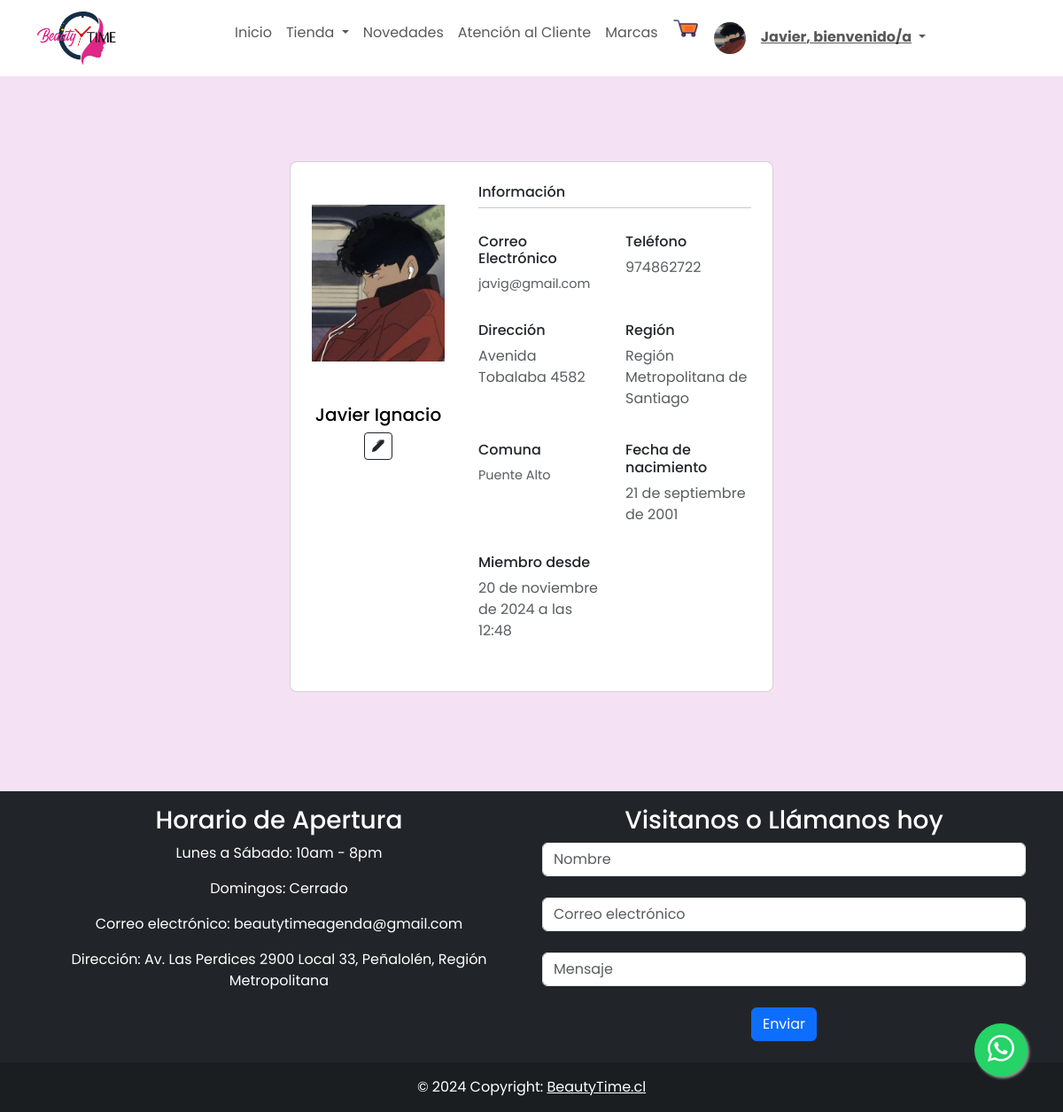
The app's page /paginas/perfil (signed in) with its own data.
### core/models.py (models this page shows, shortened)
class User(AbstractUser):
    CLIENTE = 'Cliente'
    ADMINISTRADOR = 'Administrador'
    TIPO_USUARIO = [
        (CLIENTE, 'Cliente'),
        (ADMINISTRADOR, 'Administrador'),
    ]
    picture = models.ImageField(default = 'users/profile_default.png', upload_to='media/users/')
    direccion = models.CharField(max_length=60, null=True, blank =True)
    region = models.CharField(max_length=200, choices=REGIONES, default=REGIONES[0][0])
    comuna = models.CharField(max_length=200, choices=COMUNAS, default=COMUNAS[0][0])
    telefono = models.CharField(max_length=9, null=True, validators=[MinLengthValidator(9)])
    fecha_nac = models.DateField(null=True)
    tipo_user = models.CharField(max_length=60, choices=TIPO_USUARIO, default=CLIENTE, null=True, blank=True )

### core/views.py (the view)
# urls.py: path("paginas/perfil", views.perfil, name="perfil"),
@login_required
def perfil(request):
    form = editarPerfilForm()
    context = {"form": form}
    return render(request, "registration/perfil.html", context)

### core/cart.py (called while the page is built, shortened)
  def __iter__(self):
    cart = copy.deepcopy(self.cart)
    productos = Producto.objects.filter(id__in=cart)
    for producto in productos:
      cart[str(producto.id)]["producto"] = producto

### core/context_processors.py (called while the page is built)
def cart_badge(request):
    cart = Cart(request)
    item_count = sum(item['cantidad'] for item in cart)
    return {'cart_badge': item_count}

### core/templates/registration/perfil.html (shortened to what this page needs)
{% extends "base/base.html" %}
{% load widget_tweaks %}
{% load static %}
{% block css %}
<link rel="stylesheet" href="{% static 'css/forms.css' %}">
{% endblock %}
{% block template %}
<section class="py-5">
  <div class="container py-5 h-100">
    <div class="row d-flex justify-content-center align-items-center h-100">
      <div class="col col-lg-6 mb-4 mb-lg-0">
        <div class="card mb-3" style="border-radius: .5rem; background-color: rgb(255, 255, 255) !important;">
          <div class="row g-0" style="padding-left: 10px;" style="padding-right: 10px;">
            <div class="col-md-4 gradient-custom text-center text-black"
              style="border-top-left-radius: .5rem; border-bottom-left-radius: .5rem text-color= black;">
              <img src="{{ user.picture.url }}" alt="Avatar" class="img-fluid my-5" style="width: 150px;" />
              <h5>{{user.first_name}} {{user.last_name }}</h5>
              <button type="button"
                onclick="editarPerfil('{{user.id}}', '{{user.username}}', '{{user.first_name}}', '{{user.last_name}}', '{{user.email}}', '{{user.direccion}}', '{{user.region}}', '{{user.comuna}}', '{{user.telefono}}', '{{user.fecha_nac|date:'Y-m-d'}}')"
                class="btn btn-sm btn-outline-dark" data-toggle="modal" href="#EditarPerfilModal">
                <i class="bi bi-pen-fill"></i>
              </button>
            </div>
            <div class="col-md-8">
              <div class="card-body p-4">
                <h6>Información</h6>
                <hr class="mt-0 mb-4">
                <div class="row pt-1">
                  <div class="col-6 mb-3">
                    <h6>Correo Electrónico</h6>
                    <p style="font-size: .9rem" class="text-muted">{{user.email}}</p>
                  </div>
                  <div class="col-6 mb-3">
                    <h6>Teléfono</h6>
                    <p class="text-muted">{{user.telefono}}</p>
                  </div>
                  <div class="col-6 mb-3">
                    <h6>Dirección</h6>
                    <p class="text-muted">{{user.direccion}}</p>
                  </div>
                  <div class="col-6 mb-3">
                    <h6>Región</h6>
                    <p class="text-muted">{{user.region}}</p>
                  </div>
                </div>
                <div class="row pt-1">
                  <div class="col-6 mb-3">
                    <h6>Comuna</h6>
                    <p style="font-size: .9rem" class="text-muted">{{user.comuna}}</p>
                  </div>
                  <div class="col-6 mb-3">
                    <h6>Fecha de nacimiento</h6>
                    <p class="text-muted">{{user.fecha_nac}}</p>
                  </div>
                  <div class="col-6 mb-3">
                    <h6>Miembro desde </h6>
                    <p class="text-muted">{{user.date_joined}}</p>
                  </div>
                </div>
              </div>
            </div>
          </div>
        </div>
      </div>
    </div>
  </div>
</section>
{% endblock %}

### core/templates/base/base.html (shortened to what this page needs)
{% load static %}
<!DOCTYPE html>
<html lang="es">
<head>
  <link href="https://cdn.jsdelivr.net/npm/bootstrap@5.3.0-alpha3/dist/css/bootstrap.min.css" rel="stylesheet"
>
  <link rel="stylesheet" href="https://cdn.jsdelivr.net/npm/bootstrap-icons@1.10.5/font/bootstrap-icons.css">
  <link href="https://cdnjs.cloudflare.com/ajax/libs/bootstrap-icons/1.8.3/font/bootstrap-icons.min.css"
    rel="stylesheet">
  <link rel="stylesheet" href="{% static 'css/btnwsp.css' %}">
  {% block css %}
  {% endblock %}
</head>
<body>
  {% url 'home' as home %}
  <nav class="navbar navbar-expand-lg navbar-light bg-white">
    <div class="container justify-content-center">
      <a class="navbar-brand" href="{% url 'home' %}">
        <img src="{% static 'img/Beauty-Time.png' %}" alt="Logo" class="img-fluid" style="max-height: 60px;">
      </a>
      <div class="collapse navbar-collapse justify-content-center" id="navbarSupportedContent">
        <ul class="navbar-nav mb-2 mb-lg-0">
          <li class="nav-item">
            <a class="nav-link {% if request.path == home %} active {% endif %}" aria-current="page"
              href="{% url 'home' %}">Inicio</a>
          </li>
          <li class="nav-item dropdown">
            <a class="nav-link dropdown-toggle" href="#" id="navbarDropdown" role="button" data-bs-toggle="dropdown"
              aria-expanded="false">
              Tienda
            </a>
          </li>
          <li class="nav-item">
            <a class="nav-link" href="#">Novedades</a>
          </li>
          <li class="nav-item">
            <a class="nav-link" href="{% url 'atencioncliente' %}">Atención al Cliente</a>
          </li>
          <li class="nav-item">
            <a class="nav-link" href="#">Marcas</a>
          </li>
          <li style="position: relative;">
              <a href="{% url 'carrito' %}" style="position: relative;">
                  <img src="{% static 'img/carrito_png.png' %}" width="30px" height="30px" alt="Carrito de Compras">
              </a>
          </li>
          {% if request.user.is_authenticated %}
          <ul class="navbar-nav">
            <li class="nav-item dropdown" style="color:white">
              <a class="nav-link dropdown-toggle" href="#" id="navbarDropdown" role="button" data-bs-toggle="dropdown"
                aria-expanded="false">
                <img src="{{ user.picture.url }}" style="border-radius: 25px; background:white;" height="36" width="36"
                  alt="Avatar" />
                <strong style="text-decoration: underline;">{{ user.first_name|capfirst }}, bienvenido/a</strong>
              </a>
            </li>
          </ul>
          {%else%}
          <li class="nav-item">
            <b> <a class="nav-link" href="{% url 'login' %}">Mi Cuenta</a></b>
          </li>
          {% endif %}
      </div>
    </div>
  </nav>
  {% block template %}
  {% endblock %}
  <footer class="bg-dark text-center text-white">
    <div class="container">
      <div class="row">
        <div class="col-md-6 mt-3">
          <div class="footer-content">
            <h3>Horario de Apertura</h3>
            <p>Lunes a Sábado: 10am - 8pm</p>
            <p>Domingos: Cerrado</p>
            <p>Correo electrónico: beautytimeagenda@gmail.com</p>
            <p>Dirección: Av. Las Perdices 2900 Local 33, Peñalolén, Región Metropolitana</p>
          </div>
        </div>
        <div class="col-md-6 mt-3">
          <div class="footer-content">
            <h3>Visitanos o Llámanos hoy</h3>
            <div class="subscribe-form">
              <input type="text" id="nombre" class="form-control" placeholder="Nombre"><br>
              <input type="email" id="subscribe-email" class="form-control" placeholder="Correo electrónico"><br>
              <input type="text" id="mensaje" class="form-control" placeholder="Mensaje"><br>
              <button type="submit" class="btn btn-primary">Enviar</button>
            </div>
          </div>
        </div>
      </div>
    </div>
    <br>
    <div class="text-center p-3" style="background-color: rgba(0, 0, 0, 0.2);">
      © 2024 Copyright:
      <a class="text-white" href="{% url 'home' %}">BeautyTime.cl</a>
    </div>
  </footer>
  <a href="https://api.whatsapp.com/send?phone=+56998027818&text=Buenas,%20me%20gustaria%20obtener%20ayuda%20por favor" class="float pulse" target="_blank">
    <i class="bi bi-whatsapp my-float"></i>
  </a>
</body>
</html>

### core/static/css/btnwsp.css (style rules this page uses)
.float { position: fixed; width: 60px; height: 60px; bottom: 40px; right: 40px; background-color: #25d366; color: #FFF; border-radius: 50px; text-align: center; font-size: 30px; box-shadow: 2px 2px 3px #999; z-index: 100; display: flex; align-items: center; justify-content: center; }
.pulse { animation: pulse-animation 2s infinite; }

### core/static/css/forms.css (style rules this page uses)
body { background-color: rgb(244, 226, 244); }
* { margin: 0; padding: 0; box-sizing: border-box; font-family: 'Poppins', sans-serif; }

### records on screen
User: picture (picture), first_name "Javier", last_name "Ignacio", email "javig@gmail.com", telefono "974862722", direccion "Avenida Tobalaba 4582", region "Región Metropolitana de Santiago", comuna "Puente Alto", fecha_nac "21 de septiembre de 2001", date_joined "20 de noviembre de 2024 a las 12:48"
